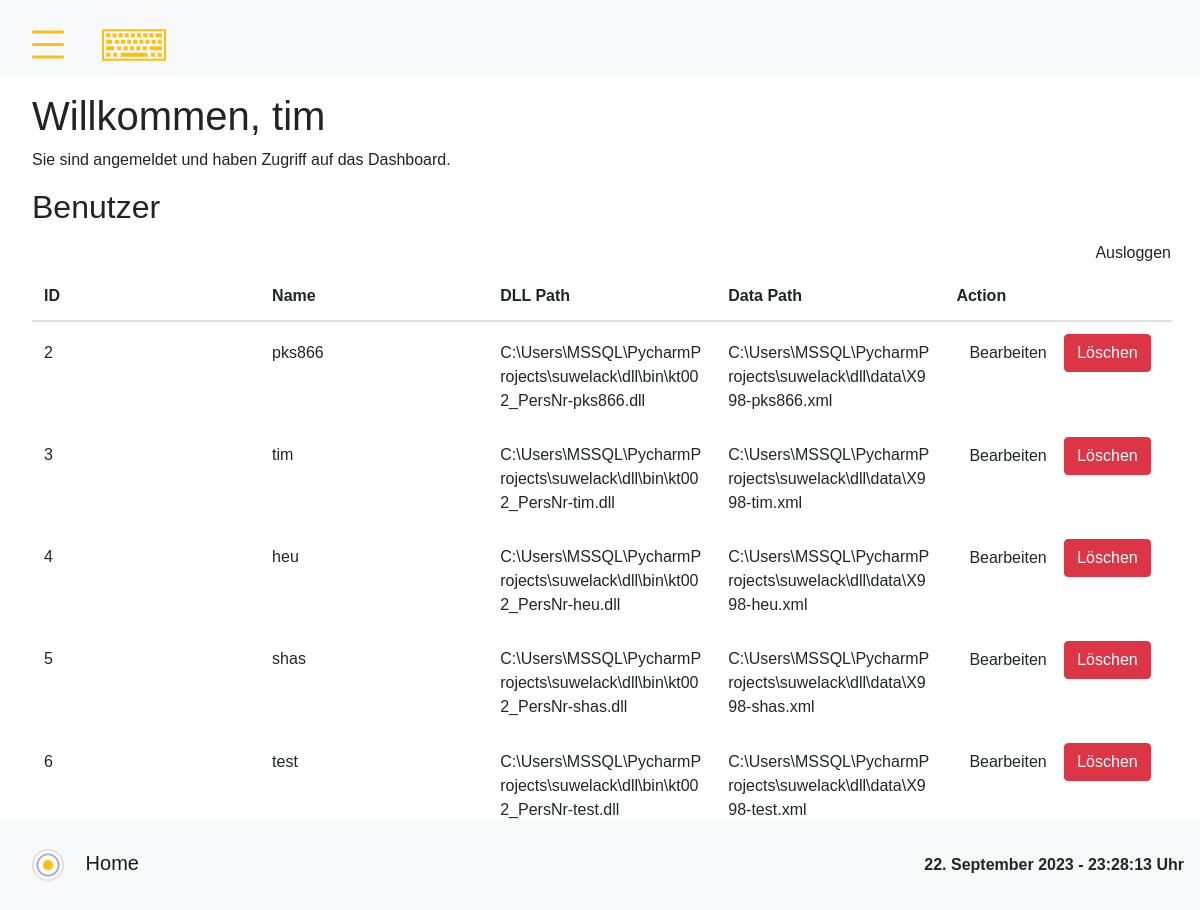
Before: /dashboard (signed in) with the older database file.
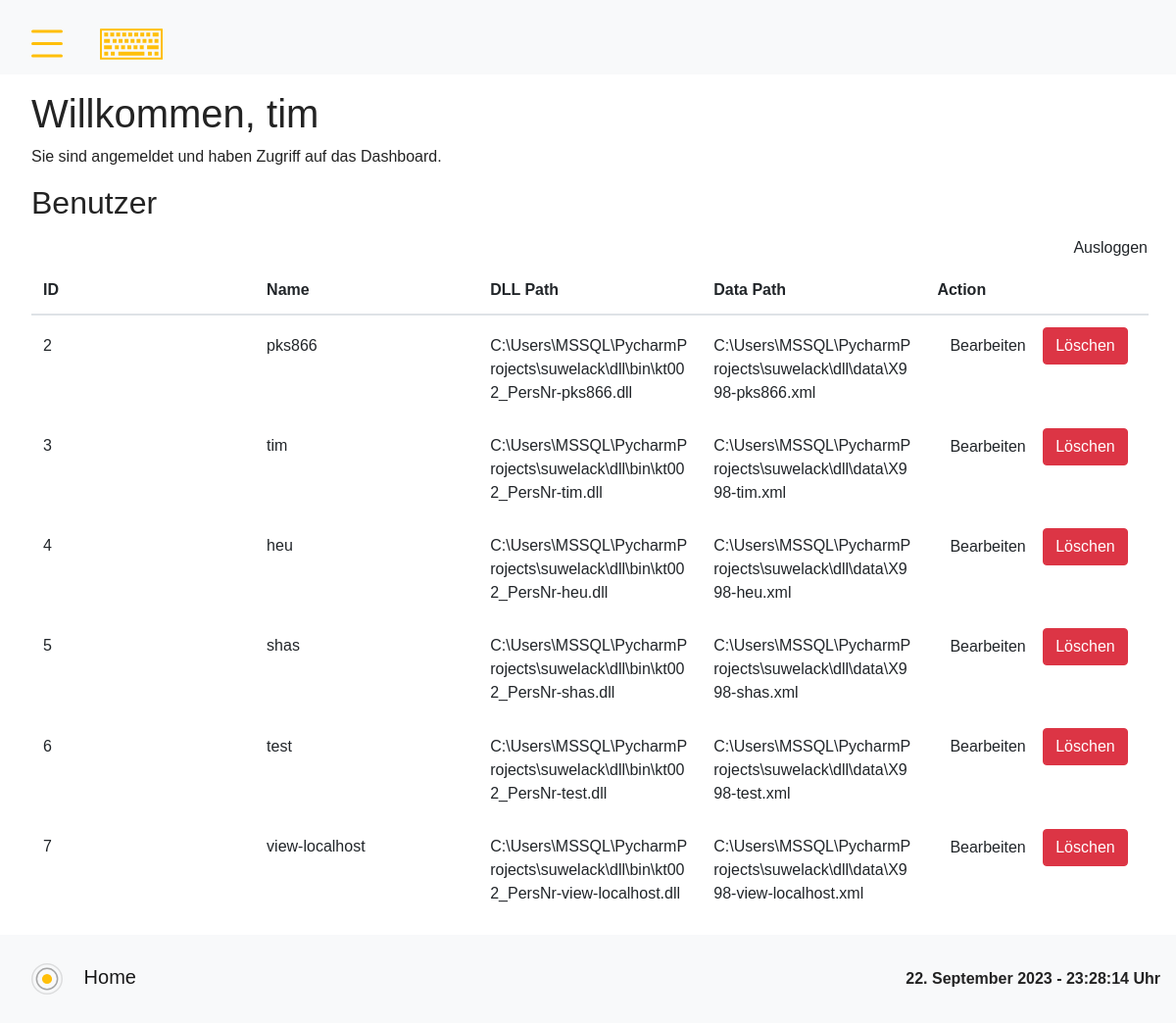
After: the same page with the newer database file.
### app.py (models this page shows)
class User(db.Model, UserMixin):
    id = db.Column(db.Integer, primary_key=True)
    username = db.Column(db.String(20), unique=True, nullable=False)
    password = db.Column(db.String(60), nullable=False)
    dll_path = db.Column(db.String(100))  # define the dll_path attribute
    dll_path_data = db.Column(db.String(100))

### app.py (the view)
@app.route('/dashboard')
@login_required
def dashboard():
    users = User.query.all()
    return render_template('dashboard.html', users=users, buttonValues=get_list("homeButtons"), sidebarItems=get_list("sidebarItems"))

### app.py (called while the page is built)
@login_manager.user_loader
def load_user(user_id):
    return User.query.get(int(user_id))

### templates/dashboard.html (shortened to what this page needs)
{% extends 'base.html' %}
{% block content %}
  <div class="ml-3">
    <h1>Willkommen, {{ current_user.username }}</h1>
    <p>Sie sind angemeldet und haben Zugriff auf das Dashboard.</p>
    <h2>Benutzer</h2>
    <a href="{{ url_for('logout') }}" class="btn" style="float: right;">Ausloggen</a>
    <table class="table">
      <thead>
        <tr>
          <th>ID</th>
          <th>Name</th>
          <th>DLL Path</th>
          <th>Data Path</th>
          <th>Action</th>
        </tr>
      </thead>
      <tbody>
        {% for user in users %}
          <tr>
            <td>{{ user.id }}</td>
            <td>{{ user.username }}</td>
            <td>{{ user.dll_path }}</td>
            <td>{{ user.dll_path_data }}</td>
            <td>
              <a href="{{ url_for('edit_user', user_id=user.id) }}" class="btn">Bearbeiten</a>
              <button type="button" class="btn btn-danger" data-toggle="modal" data-target="#deleteModal{{ user.id }}">Löschen</button>
            </td>
          </tr>
        {% endfor %}
      </tbody>
    </table>
  </div>
{% endblock %}

### templates/base.html (shortened to what this page needs)
<!doctype html>
<html lang="de" class="notranslate" translate="no">
<head>
    <link rel="stylesheet" type="text/css" href="{{ url_for('static', filename='stackpath.bootstrapcdn.com_bootstrap_4.3.1_css_bootstrap.min.css') }}" />
    <link rel="stylesheet" type="text/css" href="{{ url_for('static', filename='site.css') }}" />
    <link rel="stylesheet" type="text/css" href="{{ url_for('static', filename='keyboard.css') }}" />
</head>
<body>
    <div class="page-wrapper">
        <header class="header">
            <div class="navbar navbar-light bg-light topnav">
                <a class="navbar-brand" href="#">
                    <img onclick="openNav()" src="/static/images/Icons_Menü.svg" width="50" height="50" alt="">
                </a>
                <a class="navbar-brand open-keyboard" onclick="focusMethod()" style="margin-left: 1.25rem; align-self: flex-start !important;"
                    href="#">
                    <img src="/static/images/Icons_Tastatur.svg" width="100" height="50" alt="">
                </a>
            </div>
        </header>
        <main class="main-content">
            <div class="body-content">
                {% block content%}{% endblock %}
            </div>
        </main>
        <footer class="footer">
            <nav class="navbar fixed-bottom navbar-light bg-light">
                <a class="navbar-brand" href="{{ url_for('home', username=username) }}">
                    <img src="/static/images/Icons_Kartenscan.svg" width="64" height="64" alt="">
                    {{ _('Home') }}
                </a>
                <strong id="date-time"></strong>
            </nav>
        </footer>
    </div>
</body>
</html>

### static/site.css (style rules this page uses)
body, html { margin: 0; padding: 0; height: 100%; width: 100%; font-family: 'SF Pro', sans-serif; color: #232323; }
.topnav { justify-content: flex-start; }
table { display: flex; flex-flow: column; height: 80%; width: 99%; }
table thead { flex: 0 0 auto; width: calc(99% - 0.9em); }
table tbody { flex: 1 1 auto; display: block; }
table thead, table tbody tr { display: table; table-layout: fixed; width: 99%; }
.table td, .table th { vertical-align: baseline; border-top: 0rem solid #dee2e6; word-wrap: break-word; }
.page-wrapper { display: flex; flex-direction: column; min-height: 100vh; }
.main-content { flex: 1; overflow-y: auto; max-height: 85vh; }
.body-content { padding: 1rem; }
.footer { padding: 0rem; }

Changed rows visible on the page:
added User: id "7", username "view-localhost", dll_path "C:\\Users\\MSSQL\\PycharmProjects\\suwelack\\dll\\bin\\kt002_PersNr-view-localhost.dll", dll_path_data "C:\\Users\\MSSQL\\PycharmProjects\\suwelack\\dll\\data\\X998-view-localhost.xml"
Other visible differences:
text written by a page script: "22. September 2023 - 23:28:13 Uhr" → "22. September 2023 - 23:28:14 Uhr"
